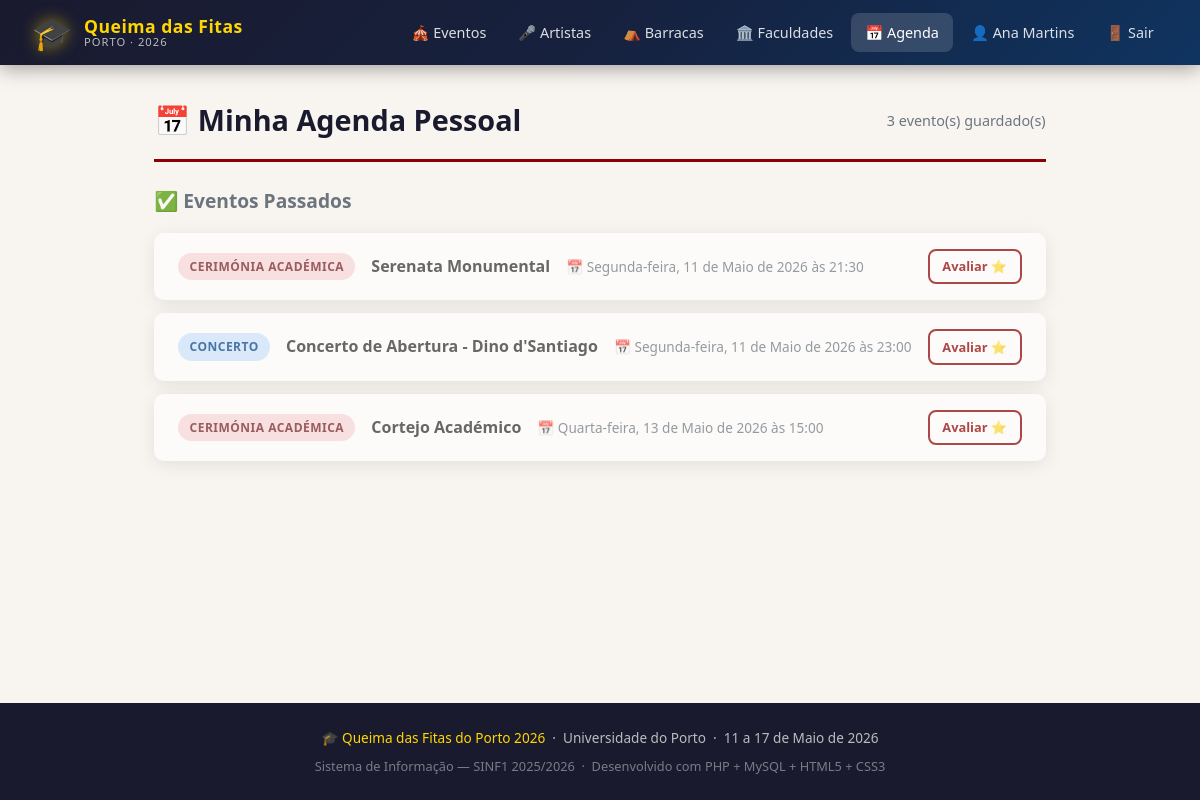
The page /agenda.php (signed in) on the database its author committed.
### tables this page shows
CREATE TABLE IF NOT EXISTS eventos (
    id INT AUTO_INCREMENT PRIMARY KEY,
    nome VARCHAR(200) NOT NULL,
    descricao TEXT,
    data_hora DATETIME NOT NULL,
    local VARCHAR(200),
    tipo ENUM('cerimonia','concerto','atividade') NOT NULL,
    barraca_id INT DEFAULT NULL,           
    imagem VARCHAR(255) DEFAULT NULL,      
    FOREIGN KEY (barraca_id) REFERENCES barracas(id) ON DELETE SET NULL
);

### BusinessLogicLayer.php (called while the page is built, shortened)
<?php
require_once 'DataAccessLayer.php';
function isLoggedIn() {
    return isset($_SESSION['user_id']);
}
function getCurrentUserId() {
    return $_SESSION['user_id'] ?? null;
}
function getMinhaAgenda() {
    try { return (new DAL())->getAgendaByUser(getCurrentUserId()); }
    catch (Exception $e) { return []; }
}
function separarAgendaPorData($agenda) {
    $agora    = new DateTime();
    $futuros  = [];
    $passados = [];
    foreach ($agenda as $ev) {
        $data = new DateTime($ev['data_hora']);
        if ($data >= $agora) $futuros[]  = $ev;
        else                 $passados[] = $ev;
    }
    return ['futuros' => $futuros, 'passados' => $passados];
}
function tipoEventoLabel($tipo) {
    $labels = [
        'cerimonia' => 'Cerimónia Académica',
        'concerto'  => 'Concerto',
        'atividade' => 'Atividade Cultural',
    ];
    return $labels[$tipo] ?? $tipo;
}
function formatarDataHora($datetime) {
    $dt   = new DateTime($datetime);
    $dias = ['Sunday'=>'Domingo','Monday'=>'Segunda-feira','Tuesday'=>'Terça-feira',
             'Wednesday'=>'Quarta-feira','Thursday'=>'Quinta-feira','Friday'=>'Sexta-feira','Saturday'=>'Sábado'];
    $meses= ['January'=>'Janeiro','February'=>'Fevereiro','March'=>'Março','April'=>'Abril',
             'May'=>'Maio','June'=>'Junho','July'=>'Julho','August'=>'Agosto',
             'September'=>'Setembro','October'=>'Outubro','November'=>'Novembro','December'=>'Dezembro'];
    return $dias[$dt->format('l')] . ', ' . $dt->format('d') . ' de '
         . $meses[$dt->format('F')] . ' de ' . $dt->format('Y') . ' às ' . $dt->format('H:i');
}

### DataAccessLayer.php (called while the page is built, shortened)
<?php
class DAL {
    private $conn;
    function __construct() {
        $this->conn = new PDO(
            'mysql:host=localhost;dbname=queima_fitas;charset=utf8mb4',
            'root',
            ''
        );
        $this->conn->setAttribute(PDO::ATTR_ERRMODE, PDO::ERRMODE_EXCEPTION);
        $this->conn->setAttribute(PDO::ATTR_DEFAULT_FETCH_MODE, PDO::FETCH_ASSOC);
    }
    function getAgendaByUser($user_id) {
        $stmt = $this->conn->prepare("
            SELECT e.*, ap.added_at,
                   COALESCE(AVG(r.nota), 0) as media_rating
            FROM agenda_pessoal ap
            JOIN eventos e ON ap.evento_id = e.id
            LEFT JOIN ratings_eventos r ON e.id = r.evento_id
            WHERE ap.user_id = :user_id
            GROUP BY e.id, ap.added_at
            ORDER BY e.data_hora ASC
        ");
        $stmt->bindParam(':user_id', $user_id, PDO::PARAM_INT);
        $stmt->execute();
        return $stmt->fetchAll();
    }
}
?>

### agenda.php (the view, shortened to what this page needs)
<?php
require_once 'BusinessLogicLayer.php';
$agenda  = getMinhaAgenda();
$partes  = separarAgendaPorData($agenda);
$passados= $partes['passados'];
include 'includes/header.php';
?>
<div class="container">
    <div class="section-header">
        <h2>📅 Minha Agenda Pessoal</h2>
        <span style="color:var(--cor-cinza);font-size:0.9rem;"><?= count($agenda) ?> evento(s) guardado(s)</span>
    </div>
    <?php if (empty($agenda)): ?>
        <div style="text-align:center;padding:4rem 2rem;">
            <div style="font-size:4rem;margin-bottom:1rem;">📅</div>
            <h3 style="color:var(--cor-cinza);">A sua agenda está vazia</h3>
            <p style="color:var(--cor-cinza);margin-bottom:2rem;">Adicione eventos que quer ver na Queima das Fitas 2026!</p>
            <a href="eventos.php" class="btn btn-primary btn-lg">🎪 Explorar Eventos</a>
        </div>
    <?php else: ?>
        <?php if (!empty($passados)): ?>
        <h3 style="color:var(--cor-cinza);margin-bottom:1rem;font-size:1.2rem;">✅ Eventos Passados</h3>
        <div style="display:flex;flex-direction:column;gap:0.8rem;">
            <?php foreach ($passados as $ev): ?>
            <div style="background:white;border-radius:10px;padding:1rem 1.5rem;box-shadow:var(--sombra);display:flex;align-items:center;gap:1rem;flex-wrap:wrap;opacity:0.7;">
                <span class="badge badge-<?= $ev['tipo'] ?>"><?= tipoEventoLabel($ev['tipo']) ?></span>
                <strong><?= htmlspecialchars($ev['nome']) ?></strong>
                <span style="color:var(--cor-cinza);font-size:0.85rem;">📅 <?= formatarDataHora($ev['data_hora']) ?></span>
                <a href="evento_detalhe.php?id=<?= $ev['id'] ?>" class="btn btn-outline btn-sm" style="margin-left:auto;">Avaliar ⭐</a>
            </div>
            <?php endforeach; ?>
        </div>
        <?php endif; ?>
    <?php endif; ?>
</div>
<?php include 'includes/footer.php'; ?>

### style.css (style rules this page uses)
:root { --cor-primaria: #8B0000; --cor-secundaria: #FFD700; --cor-escura: #1a1a2e; --cor-clara: #f8f4f0; --cor-texto: #2c2c2c; --cor-cinza: #6c757d; --cor-borda: #e0d5c8; --sombra: 0 4px 20px rgba(0,0,0,0.12); --sombra-hover: 0 8px 30px rgba(0,0,0,0.20); --raio: 12px; --transicao: all 0.3s ease; }
* { margin: 0; padding: 0; box-sizing: border-box; }
body { font-family: 'Segoe UI', Tahoma, Geneva, Verdana, sans-serif; background-color: var(--cor-clara); color: var(--cor-texto); line-height: 1.6; min-height: 100vh; display: flex; flex-direction: column; }
a { color: var(--cor-primaria); text-decoration: none; transition: var(--transicao); }
.container { max-width: 1200px; margin: 0 auto; padding: 2rem 1.5rem; flex: 1; }
.section-header { display: flex; align-items: center; justify-content: space-between; margin-bottom: 1.5rem; padding-bottom: 1rem; border-bottom: 3px solid var(--cor-primaria); }
.section-header h2 { font-size: 1.8rem; color: var(--cor-escura); display: flex; align-items: center; gap: 0.5rem; }
.btn { display: inline-flex; align-items: center; gap: 6px; padding: 0.6rem 1.4rem; border-radius: 8px; font-size: 0.9rem; font-weight: 600; cursor: pointer; border: none; transition: var(--transicao); text-decoration: none; white-space: nowrap; }
.btn-outline { background: transparent; border: 2px solid var(--cor-primaria); color: var(--cor-primaria); }
.btn-sm { padding: 0.35rem 0.8rem; font-size: 0.8rem; }
.badge { display: inline-flex; align-items: center; padding: 0.25rem 0.7rem; border-radius: 20px; font-size: 0.75rem; font-weight: 700; text-transform: uppercase; letter-spacing: 0.5px; }
.badge-cerimonia { background: #f8d7da; color: #721c24; }
.badge-concerto { background: #cce5ff; color: #004085; }

### rows shown on the page
eventos: tipo "CERIMÓNIA ACADÉMICA", nome "Serenata Monumental", data_hora "Segunda-feira, 11 de Maio de 2026 às 21:30"
eventos: tipo "CONCERTO", nome "Concerto de Abertura - Dino d'Santiago", data_hora "Segunda-feira, 11 de Maio de 2026 às 23:00"
eventos: tipo "CERIMÓNIA ACADÉMICA", nome "Cortejo Académico", data_hora "Quarta-feira, 13 de Maio de 2026 às 15:00"

### other values the page prints
getCurrentUserName() "Ana Martins"
count($agenda) "3"
